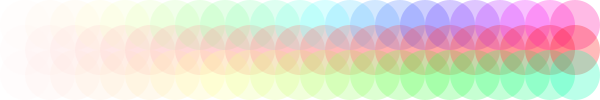
Frame 1 (no input)
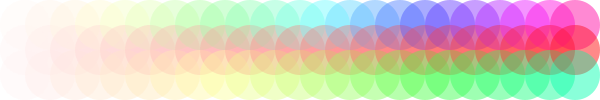
Frame 2 (the mouse pressed at the canvas centre, redrawn once)

The Processing sketch that drew these frames (run headless with seeded random() and noise(); the mouse was pressed at the canvas centre and the sketch redrawn once):

// Processing sketch: p93_1
// ── p93_1.pde
void setup() {
  size(600,100);
  colorMode(HSB, 360, 100, 100);
  smooth();
  noLoop();
  background(360);
}

void draw() {
  noStroke();
  for (int x=1; x<24; x++) {
    // First Row
    fill(x*14, x*4, 100, 75);
    ellipse(x*25, 25, 50, 50);
    
    // Second Row
    fill(360, x*4, 100, 75);
    ellipse(x*25, 50, 50, 50);
    
    // Third Row
    fill(x*7, x*4, 100, 75);
    ellipse(x*25, 75, 50, 50);
  }
}
